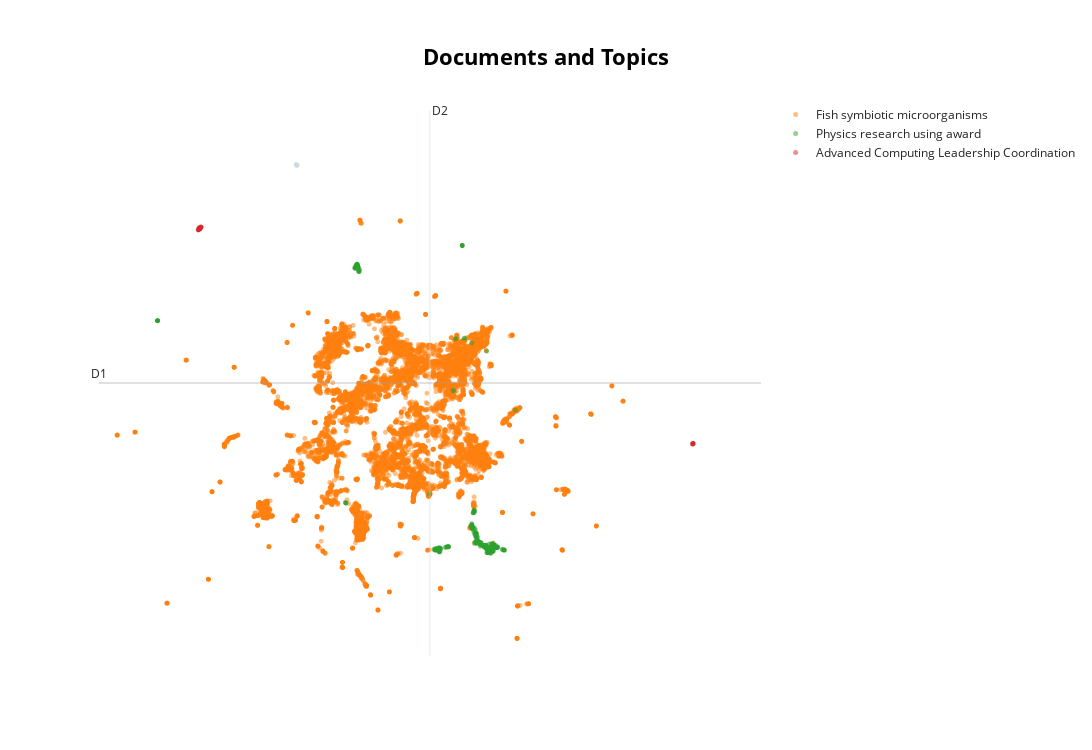

The notebook cell this image was saved under:
### Code cell
# We can also hide the annotation to have a more clear overview of the topics
topic_model.visualize_documents(titles, reduced_embeddings=reduced_embeddings, custom_labels=True, hide_annotations=True)

### Figure 1 — Plotly figure (JSON) as saved in the notebook; plotly's stock layout.template omitted (floating-point values rounded to 4 significant figures; data arrays with more than 128 entries replaced by an {"elided": "..."} marker saying what was removed)
{"data": [{"hoverinfo": "text", "hovertext": ["Graduate Research Fellowship Program (GRFP)", "Graduate Research Fellowship Program (GRFP)", "Graduate Research Fellowship Program (GRFP)", "Graduate Research Fellowship Program (GRFP)", "Graduate Research Fellowship Program (GRFP)", "Graduate Research Fellowship Program (GRFP)", "eOPF", "Graduate Research Fellowship Program (GRFP)", "Graduate Research Fellowship Program (GRFP)", "Graduate Research Fellowship Program (GRFP)", "Graduate Research Fellowship Program (GRFP)", "Graduate Research Fellowship Program (GRFP)", "Graduate Research Fellowship Program (GRFP)", "Graduate Research Fellowship Program (GRFP)", "Graduate Research Fellowship Program (GRFP)", "Graduate Research Fellowship Program (GRFP)", "Graduate Research Fellowship Program (GRFP)", "Graduate Research Fellowship Program (GRFP)", "Graduate Research Fellowship Program (GRFP)", "Graduate Research Fellowship Program (GRFP)", "Graduate Research Fellowship Program (GRFP)", "Graduate Research Fellowship Program (GRFP)", "Graduate Research Fellowship Program (GRFP)", "Intergovernmental Personnel Award", "Graduate Research Fellowship Program (GRFP)", "Graduate Research Fellowship Program (GRFP)", "Graduate Research Fellowship Program (GRFP)", "Graduate Research Fellowship Program (GRFP)", "Graduate Research Fellowship Program (GRFP)", "Graduate Research Fellowship Program (GRFP)", "Graduate Research Fellowship Program (GRFP)", "Graduate Research Fellowship Program (GRFP)", "Graduate Research Fellowship Program (GRFP)", "Graduate Research Fellowship Program (GRFP)", "Graduate Research Fellowship Program (GRFP)", "Graduate Research Fellowship Program (GRFP)", "Graduate Research Fellowship Program (GRFP)", "Graduate Research Fellowship Program", "Graduate Research Fellowship Program (GRFP)", "Graduate Research Fellowship Program (GRFP)", "Graduate Research Fellowship Program (GRFP)", "Graduate Research Fellowship Program (GRFP)", "Graduate Research Fellowship Program (GRFP)", "Graduate Research Fellowship Program (GRFP)", "Graduate Research Fellowship Program (GRFP)", "Graduate Research Fellowship Program (GRFP)", null], "marker": {"color": "#CFD8DC", "opacity": 0.5, "size": 5}, "mode": "markers+text", "name": "other", "showlegend": false, "type": "scattergl", "x": [2.956, 2.951, 2.956, 2.955, 2.955, 2.955, 2.951, 2.954, 2.954, 2.955, 2.955, 2.954, 2.953, 2.955, 2.956, 2.955, 2.915, 2.957, 2.958, 2.971, 2.957, 2.952, 2.955, 2.952, 2.954, 2.959, 2.954, 2.956, 2.951, 2.957, 2.962, 2.958, 2.955, 2.958, 2.954, 2.957, 2.952, 2.953, 2.958, 2.954, 2.955, 2.956, 2.953, 2.957, 2.955, 2.956, 2.955], "y": [19.53, 19.54, 19.53, 19.53, 19.53, 19.53, 19.54, 19.53, 19.53, 19.53, 19.53, 19.53, 19.53, 19.53, 19.53, 19.53, 19.57, 19.53, 19.53, 19.52, 19.53, 19.54, 19.53, 19.54, 19.53, 19.53, 19.53, 19.53, 19.54, 19.53, 19.53, 19.53, 19.53, 19.53, 19.53, 19.53, 19.54, 19.53, 19.53, 19.53, 19.53, 19.53, 19.53, 19.53, 19.53, 19.53, 19.53]}, {"hoverinfo": "text", "hovertext": {"elided": "12492 str values"}, "marker": {"opacity": 0.5, "size": 5}, "mode": "markers+text", "name": "Fish symbiotic microorganisms", "text": {"elided": "12492 str values"}, "textfont": {"size": 12}, "type": "scattergl", "x": {"elided": "12492 float values"}, "y": {"elided": "12492 float values"}}, {"hoverinfo": "text", "hovertext": {"elided": "591 str values"}, "marker": {"opacity": 0.5, "size": 5}, "mode": "markers+text", "name": "Physics research using award", "text": {"elided": "591 str values"}, "textfont": {"size": 12}, "type": "scattergl", "x": {"elided": "591 float values"}, "y": {"elided": "591 float values"}}, {"hoverinfo": "text", "hovertext": {"elided": "171 str values"}, "marker": {"opacity": 0.5, "size": 5}, "mode": "markers+text", "name": "Advanced Computing Leadership Coordination", "text": {"elided": "171 str values"}, "textfont": {"size": 12}, "type": "scattergl", "x": {"elided": "171 float values"}, "y": {"elided": "171 float values"}}], "layout": {"annotations": [{"showarrow": false, "text": "D1", "x": -7.659, "y": 7.655, "yshift": 10}, {"showarrow": false, "text": "D2", "x": 10.08, "xshift": 10, "y": 22.51}], "height": 750, "shapes": [{"line": {"color": "#CFD8DC", "width": 2}, "type": "line", "x0": 10.08, "x1": 10.08, "y0": -7.199, "y1": 22.51}, {"line": {"color": "#9E9E9E", "width": 2}, "type": "line", "x0": -7.659, "x1": 27.82, "y0": 7.655, "y1": 7.655}], "title": {"font": {"color": "Black", "size": 22}, "text": "<b>Documents and Topics</b>", "x": 0.5, "xanchor": "center", "yanchor": "top"}, "width": 1200, "xaxis": {"visible": false}, "yaxis": {"visible": false}}}
